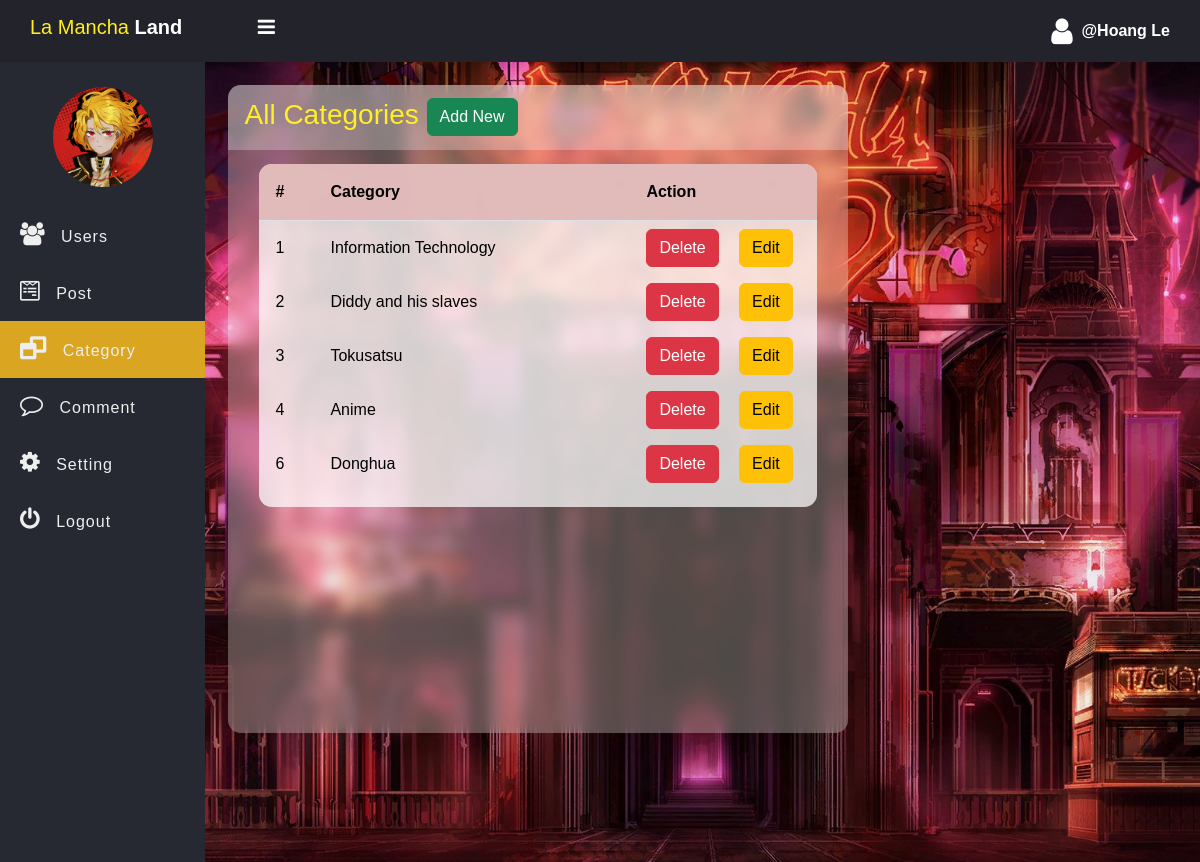
The page /admin/Category.php (signed in) on the database its author committed.
### tables this page shows
CREATE TABLE `category` (
  `id` int(11) NOT NULL,
  `category` varchar(127) NOT NULL
);

### admin/data/Category.php (called while the page is built, shortened)
<?php
function getAll($conn){
    $sql = "SELECT * FROM category";
    $stmt = $conn->prepare($sql);
    $stmt->execute();
    if($stmt->rowCount() >= 1){
        $data = $stmt->fetchAll();
        return $data;
    }else{
        return 0;
    }
}
?>

### admin/Category.php (the view, shortened to what this page needs)
<?php
if (isset($_SESSION['admin_id']) && isset($_SESSION['username'])) {
 ?>
<!DOCTYPE html>
<html>
<head>
	<link rel="stylesheet" href="https://stackpath.bootstrapcdn.com/font-awesome/4.7.0/css/font-awesome.min.css">
	<link rel="stylesheet" href="../css/side-bar.css">
    <link rel="stylesheet" href="../css/style.css">
    <link href="https://cdn.jsdelivr.net/npm/bootstrap@5.3.3/dist/css/bootstrap.min.css"
    rel="stylesheet">
</head>
<body class="page-1">
    <?php
    include "inc/side-nav.php" ;
    include_once("data/Category.php");
    include_once("../db_conn.php");
    $categories = getAll($conn);
    ?>
    <div class="main-table">
        <h3 class=" All-user">All Categories
            <a href="Category-add.php" class="btn btn-success">Add New</a>
        </h3>
        <?php if ($categories != 0) { ?>
            <section class="table-body">
                <table class="table t1">
                    <thead>
                        <tr>
                            <th scope="col">#</th>
                            <th scope="col">Category</th>
                            <th scope="col">Action</th>
                        </tr>
                    </thead>
                    <tbody>
                        <?php foreach ($categories as $category) {?>
                        <tr>
                            <td scope="row"><?= $category['id'] ?></td>
                            <td><?= $category['category'] ?></td>
                            <td style="max-width: 7rem;">
                                <a href="Category-delete.php?id=<?= $category['id'] ?>" class="btn btn-danger">Delete</a>
                                <a href="Category-edit.php?id=<?= $category['id'] ?>" class="btn btn-warning ms-3">Edit</a>
                            </td>
                        </tr>
                        <?php } ?>
                    </tbody>
                </table>
            </section>
        <?php }else{ ?>
            <div class="alert alert-warning">
                Empty!
            </div>
        <?php } ?>
    </div>
	</section>
	</div>
</body>
</html>
<?php
} else {
    header("Location: ../admin-login.php");
    exit;
}
?>

### css/side-bar.css (style rules this page uses)
* { padding: 0; margin: 0; box-sizing: border-box; font-family: arial, sans-serif; }

### css/style.css (style rules this page uses)
.All-user { color: #FFEF23; width: 100%; min-height: 10%; background-color: #fff4; padding: .8rem 1rem; }
.table-body { width: 90%; max-height: calc(86% - 1rem); margin: .9rem auto; background-color: #fffb; border-radius: .8rem; overflow: auto; overflow: overlay; }
.main-table { width: 85vw; height: 81vh; max-width: 620px; min-height: 589px; border-radius: .8rem; backdrop-filter: blur(7px); background-color: rgba(255, 255, 245, 0.292) !important; overflow: auto; }
.t1 tbody, .t1 td { text-align: left; vertical-align: middle; border: none; background-color: transparent !important; }
th, td { padding-left: 1rem !important; }
thead th { position: sticky; top: 0; left: 0; padding-top: 1rem !important; padding-bottom: 1rem !important; background-color: #e2babaf7 !important; }

### rows shown on the page
category: id "1", category "Information Technology"
category: id "2", category "Diddy and his slaves"
category: id "3", category "Tokusatsu"
category: id "4", category "Anime"
category: id "6", category "Donghua"

### other values the page prints
$_SESSION['username'] "Hoang Le"
